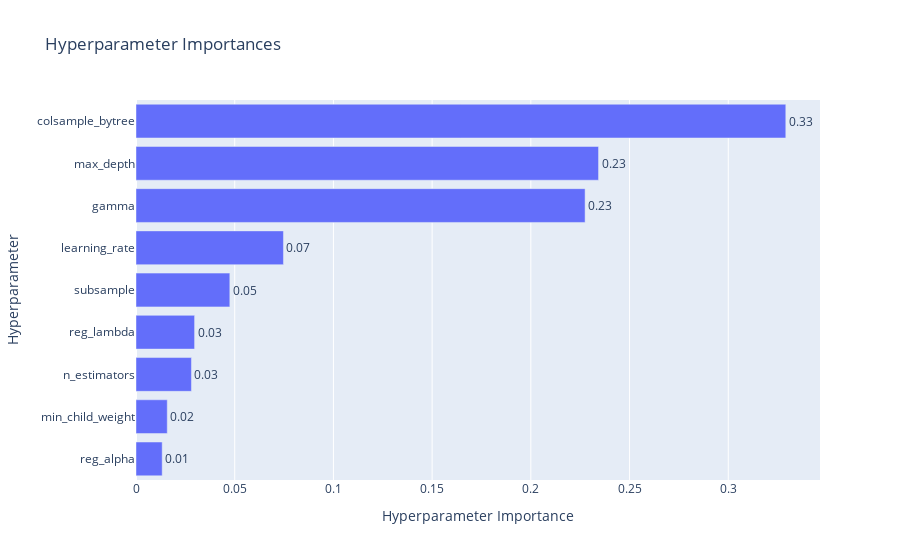

Write notebook code for a chart like this one.
### Code cell
optuna.visualization.plot_param_importances(study)

### Figure 1 — Plotly figure (JSON) as saved in the notebook; plotly's stock layout.template omitted (floating-point values rounded to 4 significant figures)
{"data": [{"cliponaxis": false, "hovertemplate": ["reg_alpha (FloatDistribution): 0.01326786210418433<extra></extra>", "min_child_weight (IntDistribution): 0.015833978241616677<extra></extra>", "n_estimators (IntDistribution): 0.02808106005337069<extra></extra>", "reg_lambda (FloatDistribution): 0.02967906208763621<extra></extra>", "subsample (FloatDistribution): 0.047529152704242766<extra></extra>", "learning_rate (FloatDistribution): 0.07468843095950368<extra></extra>", "gamma (FloatDistribution): 0.22748240369839753<extra></extra>", "max_depth (IntDistribution): 0.23429613044803183<extra></extra>", "colsample_bytree (FloatDistribution): 0.32914191970301654<extra></extra>"], "name": "Objective Value", "orientation": "h", "text": ["0.01", "0.02", "0.03", "0.03", "0.05", "0.07", "0.23", "0.23", "0.33"], "textposition": "outside", "type": "bar", "x": [0.01327, 0.01583, 0.02808, 0.02968, 0.04753, 0.07469, 0.2275, 0.2343, 0.3291], "y": ["reg_alpha", "min_child_weight", "n_estimators", "reg_lambda", "subsample", "learning_rate", "gamma", "max_depth", "colsample_bytree"]}], "layout": {"title": {"text": "Hyperparameter Importances"}, "xaxis": {"title": {"text": "Hyperparameter Importance"}}, "yaxis": {"title": {"text": "Hyperparameter"}}}}
